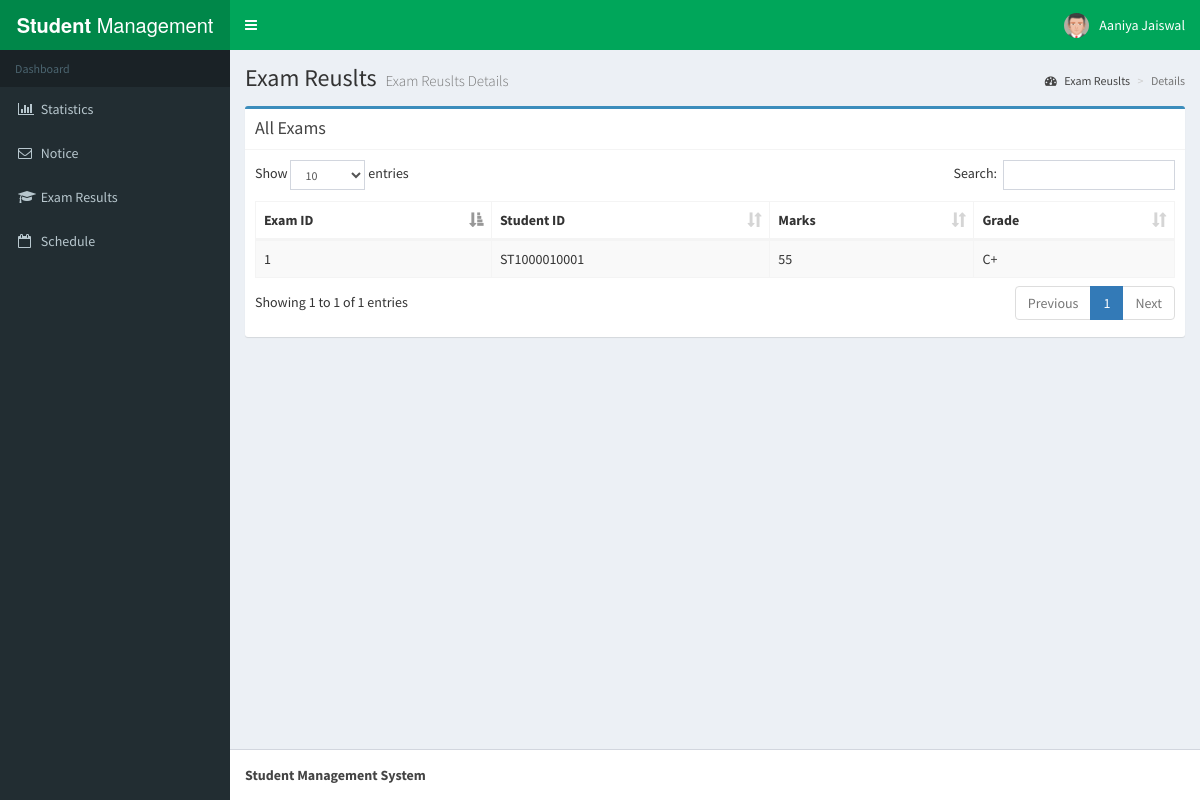
The page /examresults-stu.php (signed in) on the database its author committed.
### tables this page shows
CREATE TABLE `examresult` (
  `exam` int(11) NOT NULL,
  `student` varchar(50) NOT NULL,
  `marks` int(10) NOT NULL,
  `grade` varchar(10) NOT NULL
);

### examresults-stu.php (the view, shortened to what this page needs)
<?php session_start();
include_once 'database.php';
?>
<!DOCTYPE html>
<html>
<head>
  <link rel="stylesheet" href="bower_components/bootstrap/dist/css/bootstrap.min.css">
  <link rel="stylesheet" href="bower_components/font-awesome/css/font-awesome.min.css">
  <link rel="stylesheet" href="bower_components/Ionicons/css/ionicons.min.css">
    <link rel="stylesheet" href="bower_components/datatables.net-bs/css/dataTables.bootstrap.min.css">
  <link rel="stylesheet" href="bower_components/bootstrap-daterangepicker/daterangepicker.css">
    <link rel="stylesheet" href="plugins/timepicker/bootstrap-timepicker.min.css">
  <link rel="stylesheet" href="bower_components/bootstrap-datepicker/dist/css/bootstrap-datepicker.min.css">
  <link rel="stylesheet" href="bower_components/select2/dist/css/select2.min.css">
  <link rel="stylesheet" href="dist/css/AdminLTE.min.css">
  <link rel="stylesheet" href="dist/css/skins/_all-skins.min.css">
</head>
<body class="hold-transition skin-green sidebar-mini">
<div class="wrapper">
 <?php include_once 'header.php'; ?>
  <?php include_once 'sidebar.php'; ?>
  <div class="content-wrapper">
    <section class="content-header">
      <h1>
        Exam Reuslts
        <small>Exam Reuslts Details</small>
      </h1>
      <ol class="breadcrumb">
        <li><a href="#"><i class="fa fa-dashboard"></i> Exam Reuslts</a></li>
        <li class="active">Details</li>
      </ol>
    </section>
    <section class="content">
 <div class="row">
          <div class="col-xs-12">
 <div class="box box-primary">
            <div class="box-header with-border">
              <h3 class="box-title">All Exams</h3>
            </div>
            <div class="box-body">
              <table id="example12" class="table table-bordered table-striped">
                <thead>
                <tr>
                  <th>Exam ID</th>
                  <th>Student ID</th>
                  <th>Marks</th>
                  <th>Grade</th>
                </tr>
                </thead>
                <tbody>
                  <?php
                  $sql = "SELECT * FROM examresult where student='".$_SESSION['uid']."'";
                  $result = $conn->query($sql);
                  if ($result->num_rows > 0) {
                     while($row = $result->fetch_assoc()) {
                      echo "<tr><td> " . $row["exam"]. " </td><td> " . $row["student"]." </td><td> " . $row["marks"]." </td><td> " . $row["grade"]. "</td></tr>";
                       }
                                  }
                  ?>
                </tbody>
              </table>
            </div>
          </div>
          </div>
        </div>
    </section>
  </div>
 <?php include_once 'footer.php'; ?>
</div>
</body>
</html>

### rows shown on the page
examresult: exam "1", student "ST1000010001", marks "55", grade "C+"

### other values the page prints
$_SESSION['user'] "Aaniya Jaiswal"
